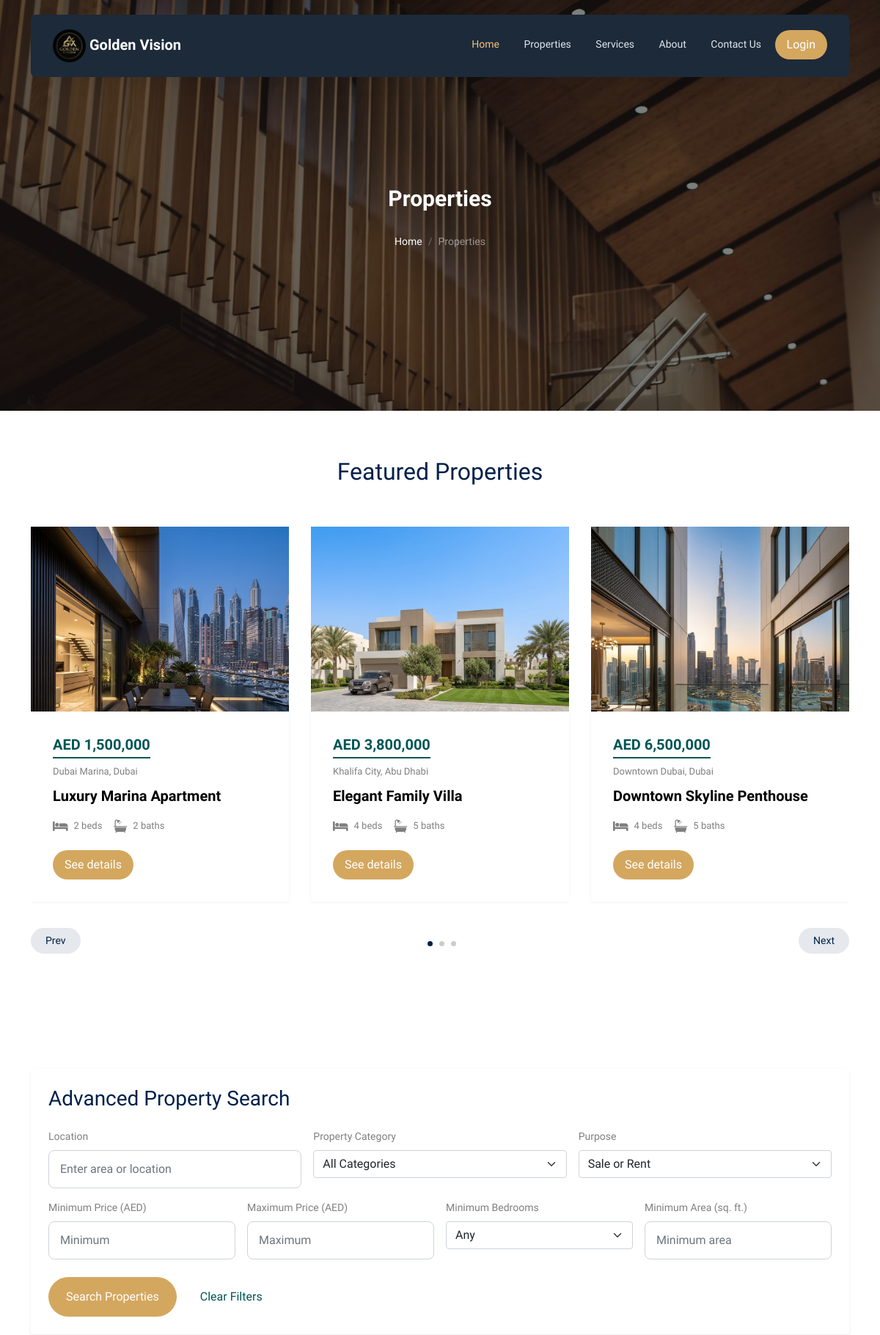
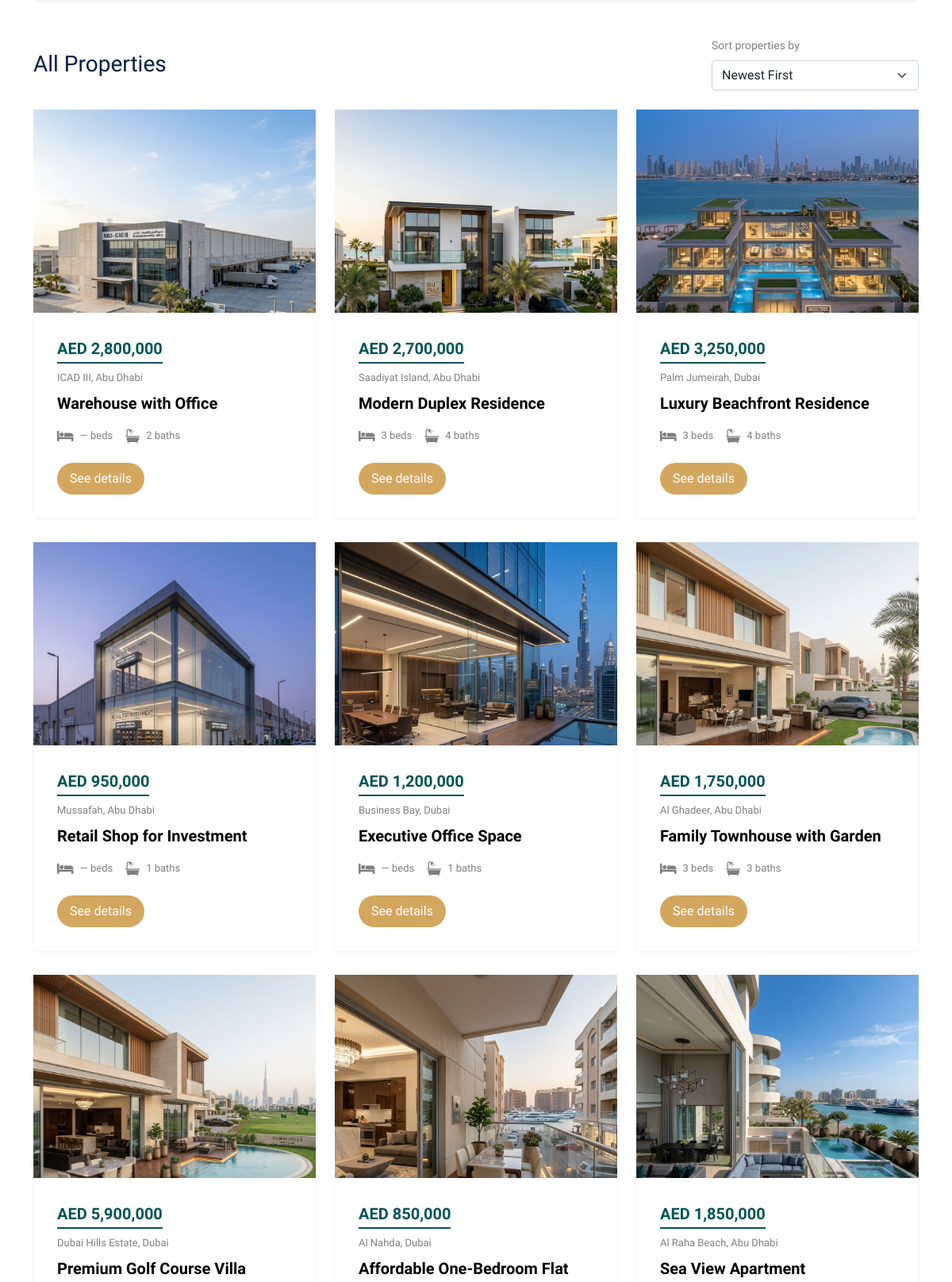
Page /properties/ (upper part) on the committed database (2 pictures, top to bottom).
### realestate_app/models.py (models this page shows, shortened)
class Property(models.Model):
    PROPERTY_TYPE = (
        ('Sale', 'Sale'),
        ('Rent', 'Rent'),
    )
    PROPERTY_STATUS = (
        ('Available', 'Available'),
        ('Sold', 'Sold'),
        ('Rented', 'Rented'),
    )
    property_code = models.CharField(
        max_length=50,
        unique=True
    )
    title = models.CharField(max_length=200)
    category = models.ForeignKey(
        PropertyCategory,
        on_delete=models.CASCADE
    )
    agent = models.ForeignKey(
        RealEstateUser,
        on_delete=models.SET_NULL,
        null=True,
        blank=True,
        limit_choices_to={'role': 'Agent'}
    )
    property_type = models.CharField(
        max_length=20,
        choices=PROPERTY_TYPE
    )
    description = models.TextField(blank=True, null=True)
    price = models.DecimalField(
        max_digits=12,
        decimal_places=2,
        blank=True,
        null=True
    )
    location = models.CharField(max_length=255)
    bedrooms = models.IntegerField(
        blank=True,
        null=True
    )
    bathrooms = models.IntegerField(
        blank=True,
        null=True
    )
    area_sqft = models.DecimalField(
        max_digits=10,
        decimal_places=2,
        blank=True,
        null=True
    )
    status = models.CharField(
        max_length=20,
        choices=PROPERTY_STATUS,
        default='Available'
    )
    video_tour = models.FileField(
        upload_to='property_videos/',
        blank=True,
        null=True
    )
    featured_property = models.BooleanField(
        default=False
    )
    created_at = models.DateTimeField(
        auto_now_add=True
    )

class PropertyImage(models.Model):
    property = models.ForeignKey(
        Property,
        on_delete=models.CASCADE,
        related_name='images'
    )
    image = models.ImageField(
        upload_to='property_images/'
    )

### realestate_app/views.py (the view)
# urls.py: path('properties/', views.properties, name='properties'),
def properties(request):
    featured_properties = Property.objects.filter(
        featured_property=True,
        status='Available'
    ).prefetch_related('images')
    all_properties = Property.objects.filter(
        status='Available'
    )
    location = request.GET.get('location', '').strip()
    category = request.GET.get('category', '').strip()
    property_type = request.GET.get('property_type', '').strip()
    min_price = request.GET.get('min_price', '').strip()
    max_price = request.GET.get('max_price', '').strip()
    bedrooms = request.GET.get('bedrooms', '').strip()
    min_area = request.GET.get('min_area', '').strip()
    if location:
        all_properties = all_properties.filter(
            location__icontains=location
        )
    if category.isdigit():
        all_properties = all_properties.filter(
            category_id=int(category)
        )
    if property_type in ['Sale', 'Rent']:
        all_properties = all_properties.filter(
            property_type=property_type
        )
    from decimal import Decimal, InvalidOperation
    try:
        if min_price:
            value = Decimal(min_price)
            if value >= 0:
                all_properties = all_properties.filter(price__gte=value)
    except InvalidOperation:
        pass
    try:
        if max_price:
            value = Decimal(max_price)
            if value >= 0:
                all_properties = all_properties.filter(price__lte=value)
    except InvalidOperation:
        pass
    if bedrooms.isdigit():
        all_properties = all_properties.filter(
            bedrooms__gte=int(bedrooms)
        )
    try:
        if min_area:
            value = Decimal(min_area)
            if value >= 0:
                all_properties = all_properties.filter(area_sqft__gte=value)
    except InvalidOperation:
        pass
    current_sort = request.GET.get('sort', 'newest')
    sort_options = {
        'newest': '-created_at',
        'price_low': 'price',
        'price_high': '-price',
        'area_low': 'area_sqft',
        'area_high': '-area_sqft',
    }
    if current_sort not in sort_options:
        current_sort = 'newest'
    all_properties = all_properties.order_by(
        sort_options[current_sort],
        '-id'
    ).prefetch_related('images')
    return render(request, 'public/properties.html', {
        'featured_properties': featured_properties,
        'all_properties': all_properties,
        'current_sort': current_sort,
        'categories': PropertyCategory.objects.all(),
        'search_values': {
            'location': location,
            'category': category,
            'property_type': property_type,
            'min_price': min_price,
            'max_price': max_price,
            'bedrooms': bedrooms,
            'min_area': min_area,
        },
    })

### templates/public/properties.html (shortened to what this page needs)
{%extends 'public/base.html'%}
{%load static%}
{% load humanize %}
{%block content%}
<div class="hero page-inner overlay" style="background-image: url('/static/images/hero_bg_1.jpg')">
  <div class="container">
    <div class="row justify-content-center align-items-center">
      <div class="col-lg-9 text-center mt-5">
        <h1 class="heading" data-aos="fade-up">Properties</h1>
        <nav aria-label="breadcrumb" data-aos="fade-up" data-aos-delay="200">
          <ol class="breadcrumb text-center justify-content-center">
            <li class="breadcrumb-item"><a href="{% url 'index' %}">Home</a></li>
            <li class="breadcrumb-item active text-white-50" aria-current="page">
              Properties
            </li>
          </ol>
        </nav>
      </div>
    </div>
  </div>
</div>
<div class="section">
  <div class="container">
    <div class="row mb-5 align-items-center">
      <div class="col-lg-6 text-center mx-auto">
        <h2 class="font-weight-bold text-primary heading">
          Featured Properties
        </h2>
      </div>
    </div>
    <div class="row">
      <div class="col-12">
        <div class="property-slider-wrap">
          <div class="property-slider">
            {% for property in featured_properties %}
            <div class="property-item">
              {% with property.images.all|first as main_image %}
              <a href="{% url 'property_details' property.id %}" class="img">
                {% if main_image %}
                <img src="{{ main_image.image.url }}" alt="{{ property.title }}" class="img-fluid" />
                {% else %}
                <img src="{% static 'images/img_1.jpg' %}" alt="{{ property.title }}" class="img-fluid" />
                {% endif %}
              </a>
              {% endwith %}
              <div class="property-content">
                <div class="price mb-2">
                  <span>{% if property.price %}
                    AED {{ property.price|floatformat:0|intcomma }}
                    {% else %}
                    Price on request
                    {% endif %}
                  </span>
                </div>
                <div>
                  <span class="d-block mb-2 text-black-50">
                    {{ property.location }}
                  </span>
                  <span class="city d-block mb-3">{{ property.title }}</span>
                  <div class="specs d-flex mb-4">
                    <span class="d-block d-flex align-items-center me-3">
                      <span class="icon-bed me-2"></span>
                      <span class="caption">{{ property.bedrooms|default:"—" }} beds</span>
                    </span>
                    <span class="d-block d-flex align-items-center">
                      <span class="icon-bath me-2"></span>
                      <span class="caption">{{ property.bathrooms|default:"—" }} baths</span>
                    </span>
                  </div>
                  <a href="{% url 'property_details' property.id %}" class="btn btn-primary py-2 px-3">See details</a>
                </div>
              </div>
            </div>
            {% empty %}
            <div class="col-12 text-center py-5">
              <p class="text-muted">
                No featured properties are available at the moment.
              </p>
            </div>
            {% endfor %}
          </div>
          <div id="property-nav" class="controls" tabindex="0" aria-label="Carousel Navigation">
            <span class="prev" data-controls="prev" aria-controls="property" tabindex="-1">Prev</span>
            <span class="next" data-controls="next" aria-controls="property" tabindex="-1">Next</span>
          </div>
        </div>
      </div>
    </div>
  </div>
</div>
<div class="section section-properties">
<div class="container mb-5">
  <div class="card shadow-sm border-0 p-4">
    <h3 class="text-primary mb-4">Advanced Property Search</h3>
    <form method="GET" action="{% url 'properties' %}">
      <div class="row g-3">
        <div class="col-md-4">
          <label for="location" class="form-label">Location</label>
          <input
            type="text"
            name="location"
            id="location"
            class="form-control"
            placeholder="Enter area or location"
            value="{{ search_values.location }}"
          >
        </div>
        <div class="col-md-4">
          <label for="category" class="form-label">Property Category</label>
          <select name="category" id="category" class="form-select">
            <option value="">All Categories</option>
          </select>
        </div>
        <div class="col-md-4">
          <label for="property_type" class="form-label">Purpose</label>
          <select name="property_type" id="property_type" class="form-select">
            <option value="">Sale or Rent</option>
          </select>
        </div>
        <div class="col-md-3">
          <label for="min_price" class="form-label">Minimum Price (AED)</label>
          <input
            type="number"
            name="min_price"
            id="min_price"
            class="form-control"
            min="0"
            step="0.01"
            placeholder="Minimum"
            value="{{ search_values.min_price }}"
          >
        </div>
        <div class="col-md-3">
          <label for="max_price" class="form-label">Maximum Price (AED)</label>
          <input
            type="number"
            name="max_price"
            id="max_price"
            class="form-control"
            min="0"
            step="0.01"
            placeholder="Maximum"
            value="{{ search_values.max_price }}"
          >
        </div>
        <div class="col-md-3">
          <label for="bedrooms" class="form-label">Minimum Bedrooms</label>
          <select name="bedrooms" id="bedrooms" class="form-select">
            <option value="">Any</option>
          </select>
        </div>
        <div class="col-md-3">
          <label for="min_area" class="form-label">Minimum Area (sq. ft.)</label>
          <input
            type="number"
            name="min_area"
            id="min_area"
            class="form-control"
            min="0"
            step="0.01"
            placeholder="Minimum area"
            value="{{ search_values.min_area }}"
          >
        </div>
        <div class="col-12 d-flex flex-wrap gap-2 mt-4">
          <button type="submit" class="btn btn-primary px-4">
            Search Properties
          </button>
          <a href="{% url 'properties' %}" class="btn btn-outline-secondary px-4">
            Clear Filters
          </a>
        </div>
      </div>
    </form>
  </div>
</div>
<div class="container mb-4">
  <div class="row align-items-center justify-content-between">
    <div class="col-md-6 mb-3 mb-md-0">
      <h3 class="heading text-primary mb-0">All Properties</h3>
    </div>
    <div class="col-md-4 col-lg-3">
      <form method="GET" id="sortForm">
        <label for="sort" class="form-label">Sort properties by</label>
        <select
          name="sort"
          id="sort"
          class="form-select"
          onchange="this.form.submit()"
        >
          <option value="newest"
            {% if current_sort == 'newest' %}selected{% endif %}>
            Newest First
          </option>
        </select>
      </form>
    </div>
  </div>
</div>
  <div class="container">
    <div class="row">
      {% for property in all_properties %}
      <div class="col-xs-12 col-sm-6 col-md-6 col-lg-4">
        <div class="property-item mb-30">
          {% with property.images.all|first as main_image %}
          <a href="{% url 'property_details' property.id %}" class="img">
            {% if main_image %}
            <img src="{{ main_image.image.url }}" alt="{{ property.title }}" class="img-fluid" />
            {% else %}
            <img src="{% static 'images/img_1.jpg' %}" alt="{{ property.title }}" class="img-fluid" />
            {% endif %}
          </a>
          {% endwith %}
          <div class="property-content">
            <div class="price mb-2">
              <span>
                {% if property.price %}
                AED {{ property.price|floatformat:0|intcomma }}
                {% else %}
                Price on request
                {% endif %}
              </span>
            </div>
            <div>
              <span class="d-block mb-2 text-black-50">{{ property.location }}</span>
              <span class="city d-block mb-3">{{ property.title }}</span>
              <div class="specs d-flex mb-4">
                <span class="d-block d-flex align-items-center me-3">
                  <span class="icon-bed me-2"></span>
                  <span class="caption">{{ property.bedrooms|default:"—" }} beds</span>
                </span>
                <span class="d-block d-flex align-items-center">
                  <span class="icon-bath me-2"></span>
                  <span class="caption">{{ property.bathrooms|default:"—" }} baths</span>
                </span>
              </div>
              <a href="{% url 'property_details' property.id %}" class="btn btn-primary py-2 px-3">
                See details
              </a>
            </div>
          </div>
        </div>
      </div>
      {% empty %}
      <div class="col-12 text-center py-5">
        <p class="text-muted">No properties available at the moment.</p>
      </div>
      {% endfor %}
    </div>
  </div>
</div>
{% endblock %}

### static/css/tiny-slider.css (style rules this page uses)
.tns-slider { -webkit-transition:all 0s;-moz-transition:all 0s;transition:all 0s }
.tns-slider>.tns-item { -webkit-box-sizing:border-box;-moz-box-sizing:border-box;box-sizing:border-box }
.tns-horizontal.tns-subpixel { white-space:nowrap }
.tns-horizontal.tns-subpixel>.tns-item { display:inline-block;vertical-align:top;white-space:normal }

### rows in the picture
Property: image (picture), price "1,500,000", location "Dubai Marina, Dubai", title "Luxury Marina Apartment", bedrooms "2", bathrooms "2"
Property: image (picture), price "3,800,000", location "Khalifa City, Abu Dhabi", title "Elegant Family Villa", bedrooms "4", bathrooms "5"
Property: image (picture), price "6,500,000", location "Downtown Dubai, Dubai", title "Downtown Skyline Penthouse", bedrooms "4", bathrooms "5"
Property: image (picture), price "2,800,000", location "ICAD III, Abu Dhabi", title "Warehouse with Office", bedrooms "—", bathrooms "2"
Property: image (picture), price "2,700,000", location "Saadiyat Island, Abu Dhabi", title "Modern Duplex Residence", bedrooms "3", bathrooms "4"
Property: image (picture), price "3,250,000", location "Palm Jumeirah, Dubai", title "Luxury Beachfront Residence", bedrooms "3", bathrooms "4"
Property: image (picture), price "950,000", location "Mussafah, Abu Dhabi", title "Retail Shop for Investment", bedrooms "—", bathrooms "1"
Property: image (picture), price "1,200,000", location "Business Bay, Dubai", title "Executive Office Space", bedrooms "—", bathrooms "1"
Property: image (picture), price "1,750,000", location "Al Ghadeer, Abu Dhabi", title "Family Townhouse with Garden", bedrooms "3", bathrooms "3"
Property: image (picture), price "5,900,000", location "Dubai Hills Estate, Dubai", title "Premium Golf Course Villa"
Property: image (picture), price "850,000", location "Al Nahda, Dubai", title "Affordable One-Bedroom Flat"
Property: image (picture), price "1,850,000", location "Al Raha Beach, Abu Dhabi", title "Sea View Apartment"
